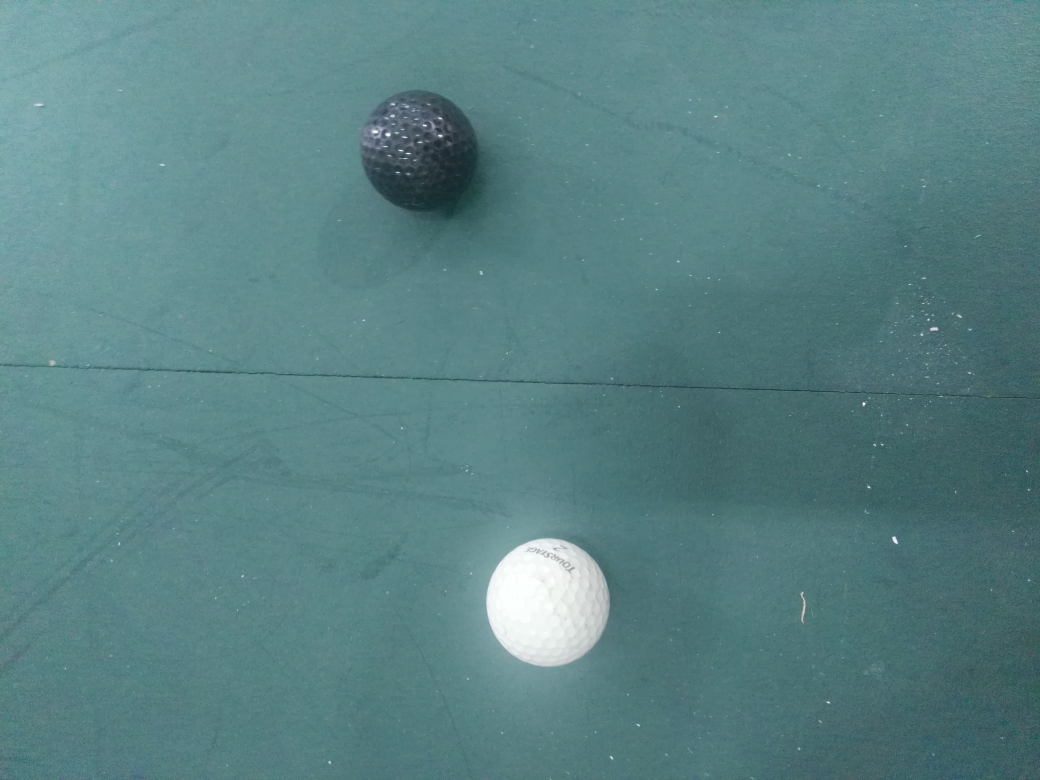
//> input picture ANN/test.jpg, 4160 x 3120 px, given in place of 0.jpg, which was not available (shown at 1/4 size)
$ ./main   (built with g++ and OpenCV 4)
//> lines starting //> are read from the running program, lines starting //| are printed output that depends on the picture; pictures that were not available may be replaced by others from this repository, and a replacement may not be noted
#include"opencv2/ml/ml.hpp"
#include"opencv2/core/core.hpp"
#include"opencv2/imgproc/imgproc.hpp"
#include"opencv2/highgui/highgui.hpp"
#include<iostream>

using namespace cv;


int main()
{

   int Imgcols = 32;   //列像素值
   int Imgrows = 32;    //行像素值

   int ImgNum = 1;    //每类图像数

   int nClass = 3;     //类数

   int nInputDims = 3; //输入层维数
   int noutputDims = 3;//输出层维数

   int nSamples = nClass*Imgcols*Imgrows*ImgNum;


   Ptr<ml::ANN_MLP> model = ml::ANN_MLP::create();

   float trainingInputData[nSamples][nInputDims] = {0.0};

   float labelsData[nSamples][nClass] = {0.0};

   Mat layerSizes = (Mat_<int>(1,4)<<3,7,9,3);

   model->setLayerSizes(layerSizes);

   model->setActivationFunction(ml::ANN_MLP::SIGMOID_SYM);

   model->setTrainMethod(ml::ANN_MLP::BACKPROP,0.1,0.1);

   model->setTermCriteria(TermCriteria(TermCriteria::EPS+TermCriteria::MAX_ITER,5000,0.01));


   int k = 0;
   for(int i = 0; i < nClass; i++)
   {
       std::stringstream Picture;
       Picture << "/home/nvidia/mycode/ANN/Picture/";
       for(int j = 0;j < ImgNum; j++)
       {
           Mat srcImg = imread(Picture.str()+std::to_string(i)+"/"+std::to_string(j)+".jpg");
//> srcImg is the input picture: 3120 rows x 4160 cols, CV_8UC3; mean B, G, R 132.2, 129.5, 89.6
           Mat trainImg;

           resize(srcImg,trainImg,Size(Imgcols,Imgrows));
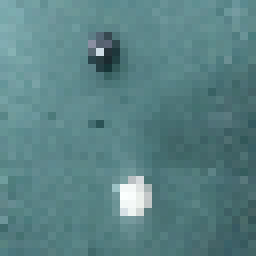
//> trainImg: 32 rows x 32 cols, CV_8UC3 (shown 8 times larger); mean B, G, R 132.6, 129.8, 89.9
           blur(trainImg,trainImg,Size(7,7));
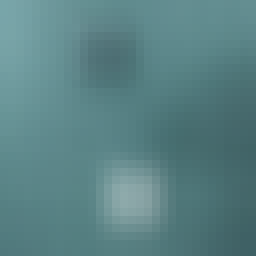
//> trainImg: 32 rows x 32 cols, CV_8UC3 (shown 8 times larger); mean B, G, R 132.7, 129.9, 89.9
           imshow("trainImg"+std::to_string(i)+std::to_string(j),trainImg);

           for(int m = 0; m < Imgrows; m++)
           {
               uchar *ImgValue = trainImg.ptr<uchar>(m);
               for(int n = 0; n < Imgcols*trainImg.channels(); n += 3)
               {
                   trainingInputData[k][0] = static_cast<float>(ImgValue[n]);
                   trainingInputData[k][1] = static_cast<float>(ImgValue[n + 1]);
                   trainingInputData[k][2] = static_cast<float>(ImgValue[n + 2]);
                   std::cout<<static_cast<float>(ImgValue[n])<<" "<<static_cast<float>(ImgValue[n+1])<<" "<<static_cast<float>(ImgValue[n+2])<<std::endl;
                   std::cout<<trainingInputData[k][0]<<" "<<trainingInputData[k][1]<<" "<<trainingInputData[k][2]<<" "<<" k = "<<k<<std::endl;
                   k++;
               }
           }
//> this loop made 32 passes
//> k on passes 1 to 12: 32, 64, 96, 128, 160, 192, 224, 256, 288, 320, 352, 384
//> after the loop, k = 1024
           waitKey(1000);
       }
   }


   Mat TrainingInputs(nSamples,nInputDims,CV_32FC1,trainingInputData);
   std::cout<<"Train input Data OK"<<std::endl;

   for(int i = 0; i < nSamples; i++)
   {
           if(i <= Imgcols*Imgrows*ImgNum)
           {
               labelsData[i][0] = 1;
               labelsData[i][1] = 0;
               labelsData[i][2] = 0;
           }
           else if(i <2*Imgcols*Imgrows*ImgNum && i > Imgcols*Imgrows*ImgNum)
           {
               labelsData[i][0] = 0;
               labelsData[i][1] = 1;
               labelsData[i][2] = 0;
           }
           else if(i >= 2*Imgcols*Imgrows*ImgNum)
           {
               labelsData[i][0] = 0;
               labelsData[i][1] = 0;
               labelsData[i][2] = 1;
           }
           std::cout<<"labelsData["<<i<<"]"<<"[0]"<<" = "<<labelsData[i][0]<<" "<<" labelsData["<<i<<"]"<<"[1]"<<" = "<<labelsData[i][1]<<" labelsData["<<i<<"]"<<"[2]"<<" = "<<labelsData[i][2]<<std::endl;
   }

   destroyAllWindows();
   Mat TrainingLables(nSamples,nClass,CV_32FC1,labelsData);
   std::cout<<" labels ok "<<std::endl;

   Ptr<ml::TrainData> trainData = ml::TrainData::create(TrainingInputs,ml::ROW_SAMPLE,TrainingLables);
   model->train(trainData);
   std::cout<<"Train ok"<<std::endl;


   Mat testImg = imread("/home/nvidia/mycode/ANN/test.jpg");
   Mat testResizeImg;
   resize(testImg,testResizeImg,Size(640,480));
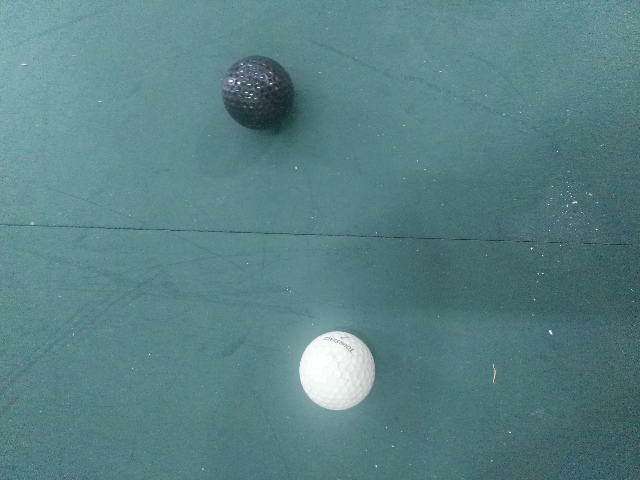
//> testResizeImg: 480 rows x 640 cols, CV_8UC3; mean B, G, R 132.2, 129.5, 89.5

   blur(testResizeImg,testResizeImg,Size(3,3));

   Mat sampleImg(1,nInputDims,CV_32FC1);
   std::cout<<sampleImg.rows<<std::endl;
   Mat responseImg;

   Mat resultImg(Size(640,480),CV_8UC3);

   Point MaxLoc;
   double MaxVal = 0;

   for(int i = 0; i < testResizeImg.rows; i++)
   {
       unsigned char *testImgData = testResizeImg.ptr<unsigned char>(i);
       unsigned char *resultImgData = resultImg.ptr<unsigned char>(i);
       for(int j = 0; j < testResizeImg.cols*testResizeImg.channels(); j+=3)
       {
           sampleImg.at<float>(0,0) = testImgData[j];
           sampleImg.at<float>(0,1) = testImgData[j+1];
           sampleImg.at<float>(0,2) = testImgData[j+2];

           model->predict(sampleImg,responseImg);

           minMaxLoc(responseImg,NULL,&MaxVal,NULL,&MaxLoc);
           //std::cout << "value"<<MaxVal<<" "<<MaxLoc.x << std::endl;

           if(MaxLoc.x == 0) //白
           {
               resultImgData[j] = 255;
               resultImgData[j + 1] = 255;
               resultImgData[j + 2] = 255;
           }
           if(MaxLoc.x == 1) //黑
           {
               resultImgData[j] = 0;
               resultImgData[j + 1] = 0;
               resultImgData[j + 2] = 0;
           }
           if(MaxLoc.x == 2) //绿
           {
               resultImgData[j] = 125;
               resultImgData[j + 1] = 255;
               resultImgData[j + 2] = 125;
           }
       }
   }
//> this loop made 480 passes
//> MaxLoc on passes 1 to 3: Point(2, 0), Point(2, 0), Point(2, 0)
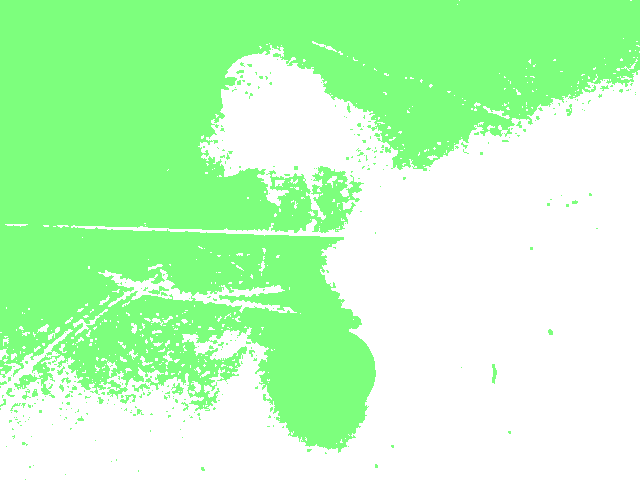
//> resultImg: 480 rows x 640 cols, CV_8UC3; mean B, G, R 190.3, 255, 190.3
//> after the loop, sampleImg = [94, 91, 63]; responseImg = [0.783, 0.154, -0.0562]; MaxLoc = Point(0, 0)
   std::cout<<"success"<<std::endl;

   imshow("result",resultImg);
   imshow("src",testResizeImg);

   waitKey(0);
   return 0;
}

// [52 lines left out: functions sumMatValue, calcGradientFeat, not called in this run]
